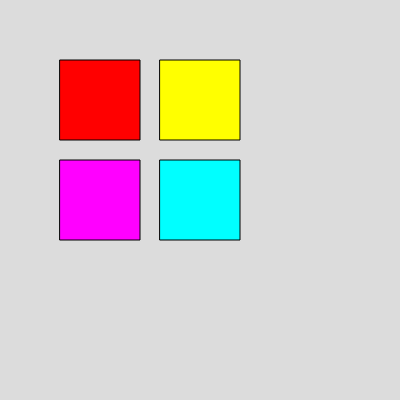
Frame 1 (no input)
Frame 60 (no input): identical to frame 1, image omitted
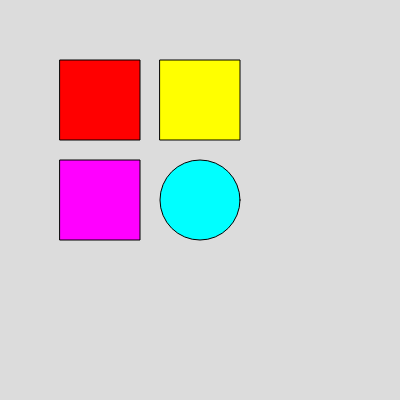
Frame 120 (the mouse pressed at the canvas centre since frame 60)

The p5.js sketch that drew these frames (run headless with seeded random() and noise() and a simulated clock; from frame 60 on, the mouse is pressed at the canvas centre):

// p5.js sketch
// ── sketch.js
let cuadro1 = new Elemento(100,100,255,0,0);
let cuadro2 = new Elemento(200,100,255,255,0);
let cuadro3 = new Elemento(100,200,255,0,255);
let cuadro4 = new Elemento(200,200,0,255,255);

function setup() {
  createCanvas(400, 400);
}

function draw() {
  background(220);
  cuadro1.display();
  cuadro2.display();
  cuadro3.display();
  cuadro4.display();
}

function mousePressed() {
  if(cuadro1.validadateClick(mouseX, mouseY)){
    cuadro1.changeType();
  }
  if(cuadro2.validadateClick(mouseX, mouseY)){
    cuadro2.changeType();
  }
  if(cuadro3.validadateClick(mouseX, mouseY)){
    cuadro3.changeType();
  }
  if(cuadro4.validadateClick(mouseX, mouseY)){
    cuadro4.changeType();
  }
}

// ── Bola.js
class Bola{
    constructor(x,y,r,g,b){
      this.x = x;
      this.y = y;
      this.r = r;
      this.g = g;
      this.b = b;
      this.tam = 30;
    }
  
    display(){
      noStroke();
      fill(this.r, this.g, this.b);
      ellipse(this.x, this.y, this.tam, this.tam);
    }
  
    move(x, y){
      this.x = x;
      this.y = y;
    }
  
    validadateClick(mx, my){
      if(dist(mx, my, this.x, this.y)<this.tam/2){
        return true;  
      }
      return false;
    }
  
    getR(){
      return this.r;
    }
  
    getG(){
      return this.g;
    }
  
    getB(){
      return this.b;
    }
  
    getX(){
      return this.x;
    }
  
    getY(){
      return this.y;
    }
  
  }
// ── Elemento.js
class Elemento{

  constructor(x,y,r,g,b){
    this.x = x;
    this.y = y;
    this.r = r;
    this.g = g;
    this.b = b;
    this.tam = 80;
    this.type = false;
  }

  display(){
    fill(this.r, this.g, this.b);
    if(this.type){
      ellipse(this.x, this.y,this.tam, this.tam);
    }else{
      rectMode(CENTER);
      rect(this.x, this.y,this.tam, this.tam);
      rectMode(CORNER);
    }
  }

  validadateClick(mx, my){
    if(dist(mx, my, this.x, this.y)<this.tam/2){
      return true;  
    }
    return false;
  }

  changeType(){
    this.type = !this.type;
  }
}
